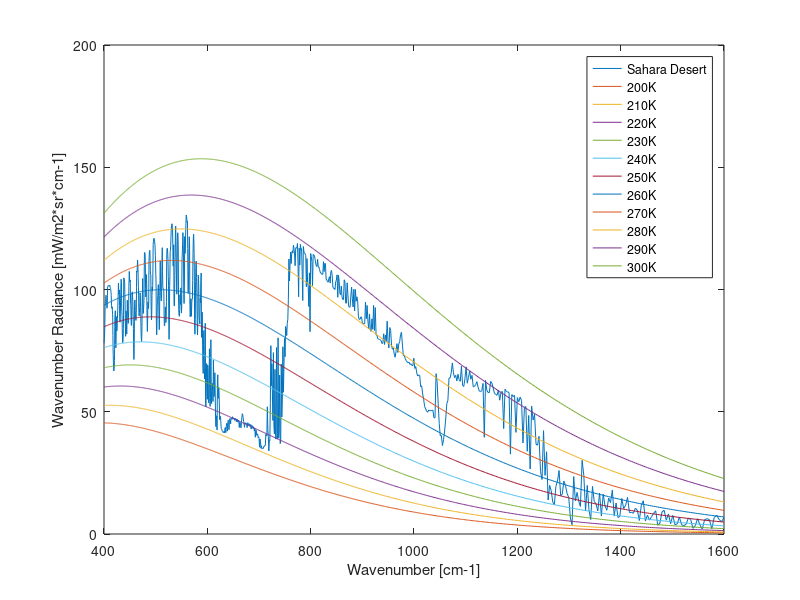
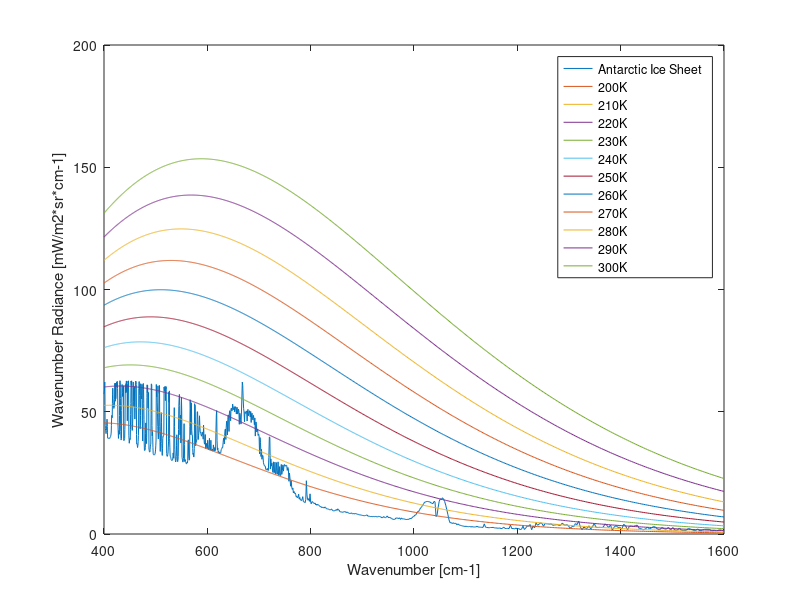
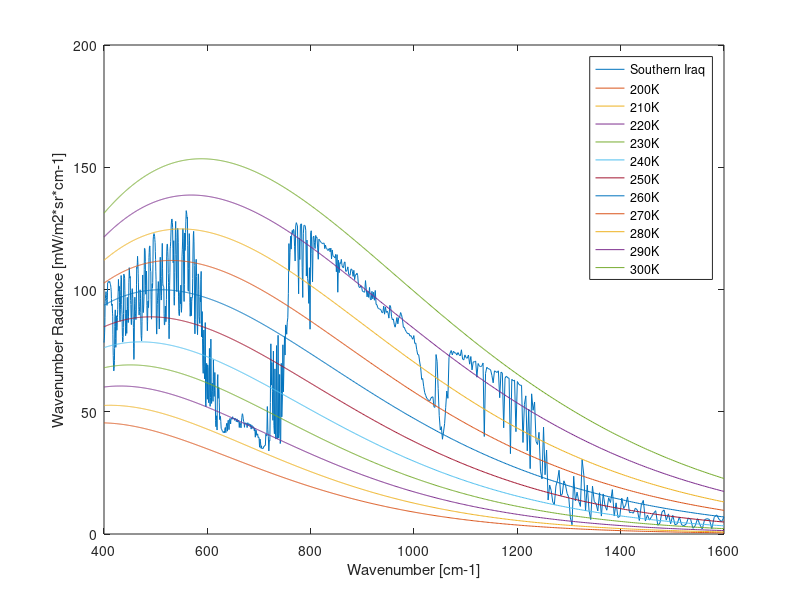
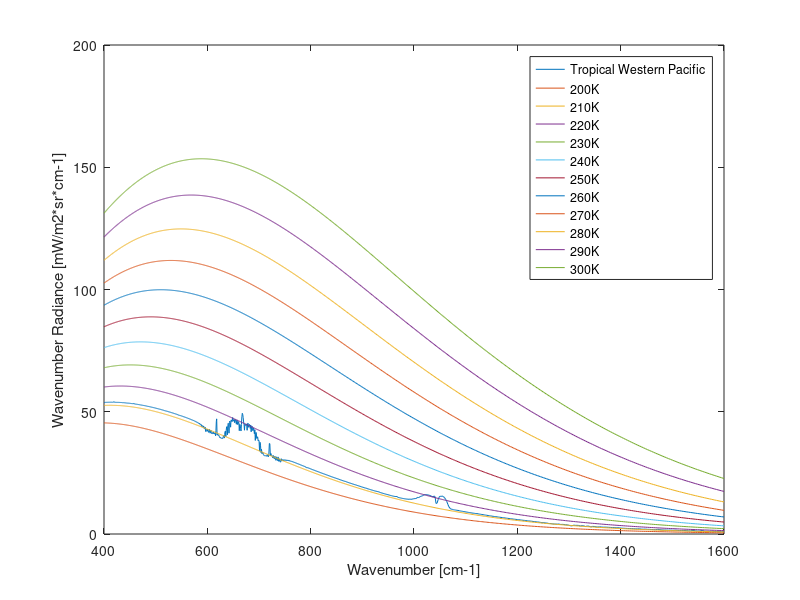

These figures' MATLAB source, in order:
% Import data from .mat file
sahara = load('FIG83_Sahara');
iceSheet = load('FIG83_SouthPole');
iraq = load('FIG83_Iraq');
storm = load('FIG83_Storm');

pathSize = size(iceSheet.outputs.pathRadiance);
waveLength = linspace(6.25e-6,25e-6, pathSize(2));

% Convert data
% Wavenumber is waveLength^2 * Wavelength Radiance * 1E15
wavNumRadSahara = (sahara.outputs.pathRadiance.*(waveLength.^2)).*10^15;
wavNumRadIceSheet = (iceSheet.outputs.pathRadiance.*(waveLength.^2)).*10^15;
wavNumRadIraq = (iraq.outputs.pathRadiance.*(waveLength.^2)).*10^15;
wavNumRadStorm = (storm.outputs.pathRadiance.*(waveLength.^2)).*10^15;

% Wavenumber is the inverse of wavelength eq 3.2
waveNumber = (waveLength.^-1).*1e-2;

adjustedBB = bsxfun(@times,sahara.outputs.blackbody,(waveLength'.^2).*10^15);
% Plot data, post conversion
figure
plotUp = plot(waveNumber,wavNumRadSahara)
hold on
ploBB = plot(waveNumber,adjustedBB)
hold off
xlabel('Wavenumber [cm-1]')
ylabel('Wavenumber Radiance [mW/m2*sr*cm-1]')
legend("Sahara Desert", "200K", "210K", "220K", "230K", "240K",...
    "250K", "260K", "270K", "280K", "290K", "300K")

adjustedBB = bsxfun(@times,iceSheet.outputs.blackbody,(waveLength'.^2).*10^15);
figure
plotDown = plot(waveNumber,wavNumRadIceSheet)
hold on
ploBB = plot(waveNumber,adjustedBB)
hold off
xlabel('Wavenumber [cm-1]')
ylabel('Wavenumber Radiance [mW/m2*sr*cm-1]')
legend("Antarctic Ice Sheet", "200K", "210K", "220K", "230K", "240K",...
    "250K", "260K", "270K", "280K", "290K", "300K")

adjustedBB = bsxfun(@times,iraq.outputs.blackbody,(waveLength'.^2).*10^15);
figure
plotDown = plot(waveNumber,wavNumRadIraq)
hold on
ploBB = plot(waveNumber,adjustedBB)
hold off
xlabel('Wavenumber [cm-1]')
ylabel('Wavenumber Radiance [mW/m2*sr*cm-1]')
legend("Southern Iraq", "200K", "210K", "220K", "230K", "240K",...
    "250K", "260K", "270K", "280K", "290K", "300K")

adjustedBB = bsxfun(@times,storm.outputs.blackbody,(waveLength'.^2).*10^15);
figure
plotDown = plot(waveNumber,wavNumRadStorm)
hold on
ploBB = plot(waveNumber,adjustedBB)
hold off
xlabel('Wavenumber [cm-1]')
ylabel('Wavenumber Radiance [mW/m2*sr*cm-1]')
legend("Tropical Western Pacific", "200K", "210K", "220K", "230K", "240K",...
    "250K", "260K", "270K", "280K", "290K", "300K")